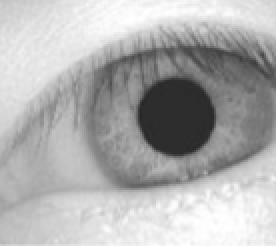
#> input picture 第三章/iris.png, 138 x 123 px (shown 2 times larger)
$ python sift.py
#> lines starting #> are read from the running program, lines starting #| are printed output that depends on the picture
'''
@Author： Runsen
@微信公众号： 润森笔记
@博客： https://blog.csdn.net/weixin_44510615
@Date： 2020/7/5
'''


import cv2

def recognition(image_path,save_image):
# 调用sift算法
#> called with image_path = 'iris.png', save_image = 'iris_save.png'
    sift = cv2.xfeatures2d.SIFT_create()
    img = cv2.imread(image_path)
#> img is the input picture: shape (123, 138, 3); min 38, max 255, mean 175.5
    # cv2.COLOR_BGR2GRAY灰度图
    gray = cv2.cvtColor(img, cv2.COLOR_BGR2GRAY)
    kp, des = sift.detectAndCompute(img, None)
#> kp = 54 keypoints; strongest (x, y, size): (87, 55, 39.4), (131, 27, 2.1), (67, 91, 9.9), (54, 36, 12.8)
    cv2.imshow('gray', gray)
    cv2.waitKey(0)
    # 保存图片
    img_save = cv2.drawKeypoints(img, kp, img, color=(255, 0, 255))
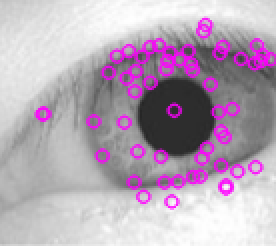
#> img_save: shape (123, 138, 3) (shown 2 times larger); mean B, G, R 183.3, 166.3, 183.3
    cv2.imshow('point', img_save)
    cv2.imwrite('{}'.format(save_image), img)
    cv2.waitKey(0)

if __name__ == '__main__':
    recognition(image_path='iris.png',save_image='iris_save.png')
